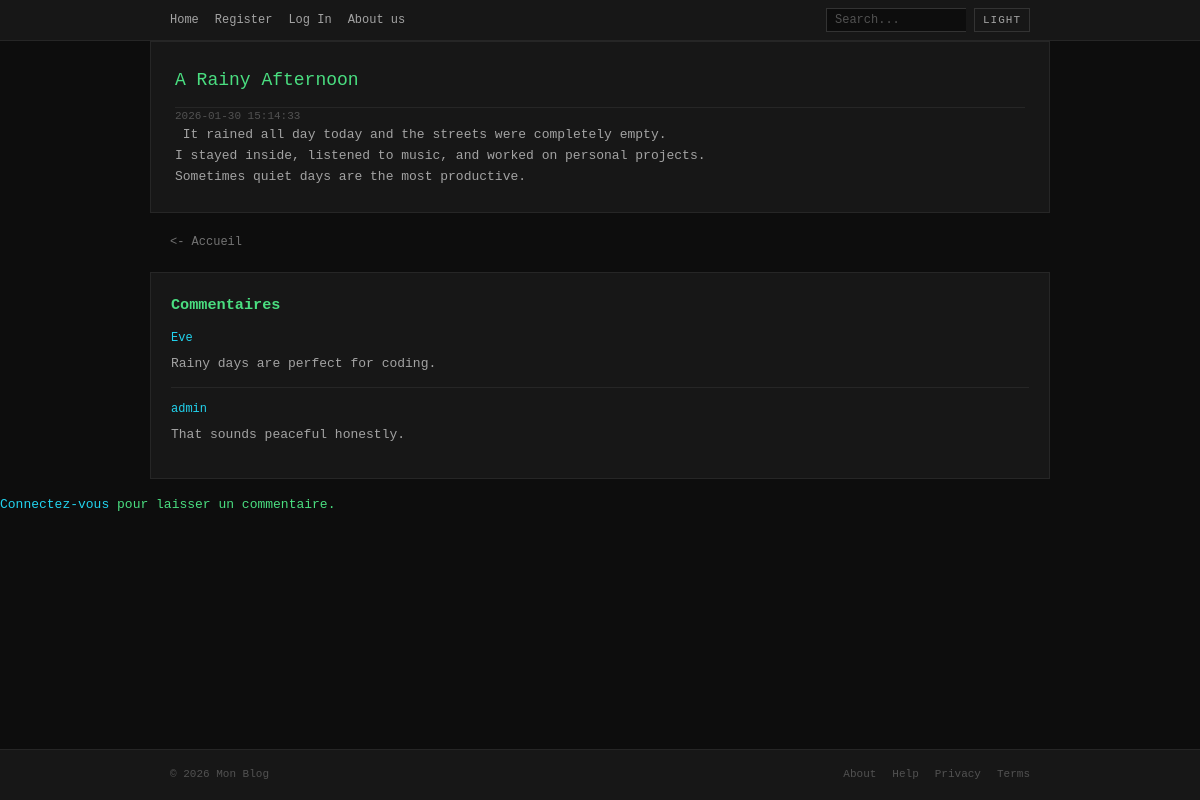
Page /?action=post&id=3 on the committed database.
### tables this page shows
create table if not exists POSTS (
    POST_ID int auto_increment primary key,
    TITLE varchar(32),
    CONTENT text,
    PUBLISH_DATE datetime default NOW()
);

create table if not exists COMMENTS (
    COMMENT_ID int auto_increment primary key,
    CONTENT text,

    USER_ID int,
    POST_ID int,

    foreign key (USER_ID) references USERS(USER_ID),
    foreign key (POST_ID) references POSTS(POST_ID)
);

create table if not exists USERS (
    USER_ID int auto_increment primary key,
    USERNAME varchar(32),
    EMAIL varchar(64),
    PSSWRD varchar(128),
    IS_ADMIN tinyint(1) default 0
);

### index.php (called while the page is built, shortened)
<?php
if (isset($_GET["action"])) {
    $action = $_GET["action"];
} else {
    $action = "default";
}
$file = rout($action);
require_once "app/controllers/" . $file;

### app/models/db.inc.php (called while the page is built)
<?php
function getPdo()
{
    $USERNAME = "admin";
    $PASSWORD = "root";
    $DBNAME = "blog";
    $HOST = "127.0.0.1";
    try {
        $connection = new PDO(
            "mysql:host=$HOST;dbname=$DBNAME",
            $USERNAME,
            $PASSWORD,
        );
        $connection->setAttribute(PDO::ATTR_ERRMODE, PDO::ERRMODE_EXCEPTION);
        return $connection;
    } catch (PDOException $e) {
        die($e);
    }
}

### app/models/post.inc.php (called while the page is built, shortened)
<?php
include_once "db.inc.php";
class Post {
    private PDO $pdo;
    function __construct() { $this->pdo = getPdo(); }
    function getSinglePost($postId) {
        $stmt = $this->pdo->prepare("SELECT POST_ID, TITLE, CONTENT, PUBLISH_DATE FROM POSTS WHERE POST_ID = :postId");
        $stmt->execute([":postId" => $postId]);
        return $stmt->fetch(PDO::FETCH_ASSOC);
    }
    function getComments($postId) {
        $stmt = $this->pdo->prepare("SELECT c.CONTENT, c.USER_ID, c.POST_ID, c.COMMENT_ID, u.USERNAME FROM COMMENTS c JOIN USERS u ON c.USER_ID = u.USER_ID WHERE c.POST_ID = :postId");
        $stmt->execute([":postId" => $postId]);
        return $stmt->fetchAll(PDO::FETCH_ASSOC);
    }
}

### app/controllers/comment.php (called while the page is built, shortened)
<?php
require_once "app/models/auth.inc.php";
$loggedIn = isLoggedOn();
$currentUserId = $_SESSION["userId"] ?? null;
require_once "app/views/comment.view.php";

### app/models/auth.inc.php (called while the page is built, shortened)
<?php
function isLoggedOn()
{
    $res = false;
    return $res;
}

### app/views/post.view.php (the view)
<div>
    <div id="post">
        <h2> <?= htmlspecialchars($post["TITLE"]) ?> </h2>
        <i> <?= htmlspecialchars($post["PUBLISH_DATE"]) ?> </i>
        <p> <?= htmlspecialchars($post["CONTENT"]) ?> </p>
    </div>
    <a id="back" href="./?action=default"> <- Accueil </a>
</div>

### app/views/comment.view.php (shortened to what this page needs)
<div id="comments">
    <h3>Commentaires</h3>
    <?php if (!empty($comments)): ?>
        <?php foreach ($comments as $comment): ?>
            <?php if ($currentUserId && $currentUserId == $comment["USER_ID"]): ?>
            <div class="comment own-comment"
                 data-comment-id="<?= $comment["COMMENT_ID"] ?>"
                 data-user-id="<?= $comment["USER_ID"] ?>"
                 data-post-id="<?= $comment["POST_ID"] ?>"
                 oncontextmenu="showCommentMenu(event, <?= $comment["COMMENT_ID"] ?>, <?= $comment["POST_ID"] ?>, '<?= htmlspecialchars(addslashes($comment["CONTENT"])) ?>')">
                <strong><?= htmlspecialchars($comment["USERNAME"]) ?></strong>
                <p><?= htmlspecialchars($comment["CONTENT"]) ?></p>
            </div>
            <?php else: ?>
            <div class="comment">
                <strong><?= htmlspecialchars($comment["USERNAME"]) ?></strong>
                <p><?= htmlspecialchars($comment["CONTENT"]) ?></p>
            </div>
            <?php endif; ?>
        <?php endforeach; ?>
    <?php else: ?>
        <p>Pas encore de commentaire. Soyez le premier!</p>
    <?php endif; ?>
</div>
<?php if ($loggedIn): ?>
<div id="addComment">
    <h3>Ajouter un commentaire</h3>
    <?php if (isset($error)): ?>
        <p style="color: var(--error);"><?= htmlspecialchars($error) ?></p>
    <?php endif; ?>
    <form method="post">
        <input type="text" name="comment_content" placeholder="Ecrivez votre commentaire ici" required>
        <button type="submit">Envoyer</button>
    </form>
</div>
<?php else: ?>
<p><a href="index.php?action=login">Connectez-vous</a> pour laisser un commentaire.</p>
<?php endif; ?>

### assets/css/main.css (style rules this page uses)
* { box-sizing: border-box; margin: 0; padding: 0; }
a { color: var(--accent); text-decoration: none; }
.post, #post, #comments, #addComment, #register, #login-view { max-width: 900px; margin: 0 auto; padding: 0 20px; }
#post { background-color: var(--bg-secondary); border: 1px solid var(--border-color); padding: 24px; margin-bottom: 16px; }
#post h2 { margin-top: 0; font-size: 18px; font-weight: normal; color: var(--text-primary); border-bottom: 1px solid var(--border-color); padding-bottom: 12px; }
#post i { font-size: 11px; color: var(--text-dim); font-style: normal; }
#post p { color: var(--text-secondary); white-space: pre-wrap; }
#comments { background-color: var(--bg-secondary); border: 1px solid var(--border-color); padding: 20px; margin-bottom: 16px; }
.comment { padding: 12px 0; border-bottom: 1px solid var(--border-color); }
.comment:last-child { border-bottom: none; }
.comment strong { color: var(--accent); font-weight: normal; font-size: 12px; }
.comment p { margin: 6px 0 0 0; color: var(--text-secondary); }
#back { display: block; max-width: 900px; margin: 20px auto; padding: 0 20px; font-size: 12px; color: var(--text-muted); }

### rows in the picture
posts: TITLE "A Rainy Afternoon", PUBLISH_DATE "2026-01-30 15:14:33", CONTENT "It rained all day today and the streets were completely empty. I stayed inside, listened to music, and worked on personal projects. Sometimes quiet days are the most productive."
comments: USER_ID.USERNAME "Eve", CONTENT "Rainy days are perfect for coding."
comments: USER_ID.USERNAME "admin", CONTENT "That sounds peaceful honestly."
